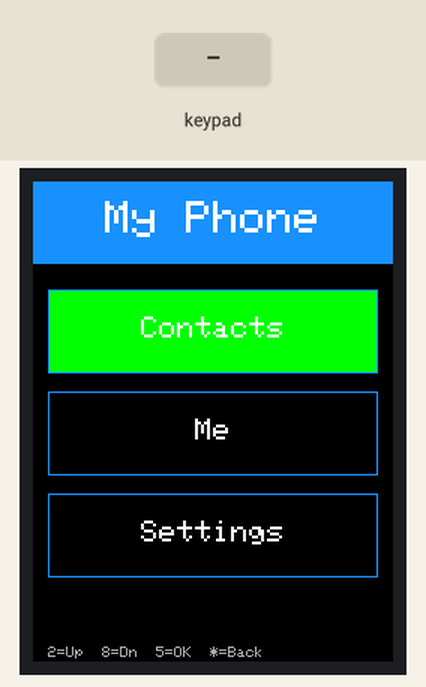
The sketch below on a simulated Arduino Uno, built with avr-gcc and run on an emulated ATmega328P. Shown: 240×320 colour display. The test bench sets the inputs (shaded band). What the sketch prints to the serial monitor is not drawn.

Above: at 1.5 s.
1.6 s: keypad keys 7 6 5 4 * pressed 0.4 s apart
At 2.8 s:
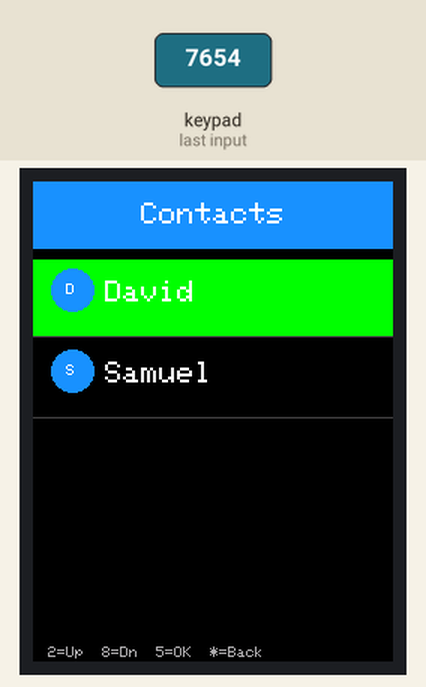
5.1 s: key '2' pressed
At 6.1 s:
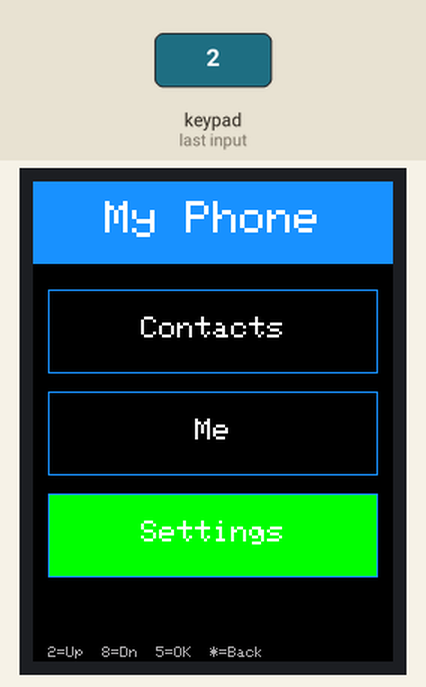
6.7 s: key '5' pressed
At 7.4 s:
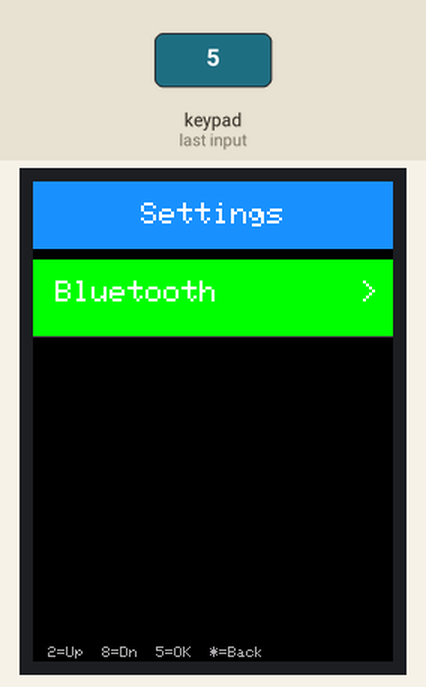
8.3 s: key '*' pressed
At 9.6 s:
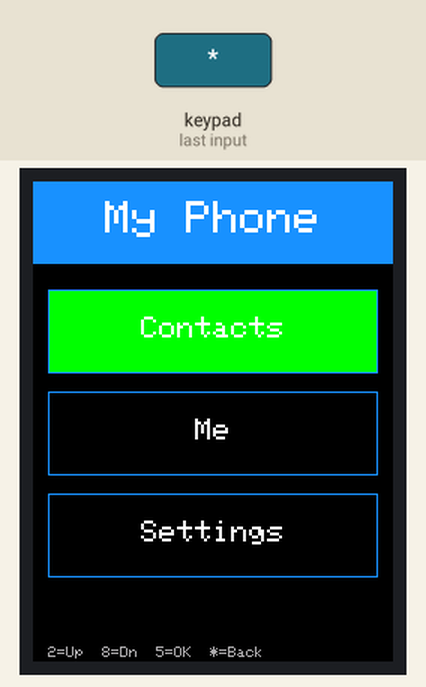
9.9 s: keypad keys 8 / 2 = pressed 0.4 s apart
At 10.5 s:
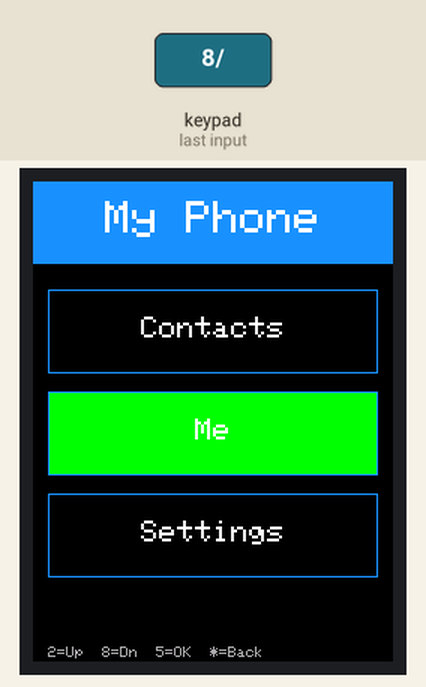
Timing chart, 0 to 12.9 s (numbered marks = the images above; inputs shaded):
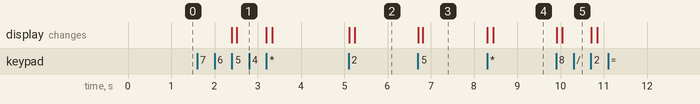

Measured:
- after the input at 1.6 s, the display: first changes after 0.80 s (image 1 shows a later state)
- after the input at 5.1 s, the display: first changes at once (image 2 shows a later state)
- after the input at 6.7 s, the display: first changes at once (image 3 shows a later state)
- after the input at 8.3 s, the display: first changes at once (image 4 shows a later state)
- after the input at 9.9 s, the display: first changes at once (image 5 shows a later state)

The sketch:

main.ino
```cpp
#include <Adafruit_GFX.h>
#include <Adafruit_ILI9341.h>
#include <Keypad.h>


#define TFT_CS   10
#define TFT_DC   9
#define TFT_RST  8

Adafruit_ILI9341 tft = Adafruit_ILI9341(TFT_CS, TFT_DC, TFT_RST);


const byte ROWS = 4;
const byte COLS = 4;

char Keys[ROWS][COLS] = {
  {'1', '2', '3', '+'},
  {'4', '5', '6', '-'},
  {'7', '8', '9', '*'},
  {'C', '0', '=', '/'}
};

byte rowPins[ROWS] = {7, 6, 5, 4};
byte colPins[COLS] = {3,  2, A4, A5};

Keypad customKeypad = Keypad(makeKeymap(Keys), rowPins, colPins, ROWS, COLS);


#define COLOR_BG     0x0000
#define COLOR_HEADER 0x1C9F
#define COLOR_SELECT 0x07E0
#define COLOR_TEXT   0xFFFF
#define COLOR_DIM    0xAD55
#define COLOR_DIV    0x4208


enum Screen {
  HOME,
  CONTACTS,
  ME,
  SETTINGS
};

Screen currentScreen  = HOME;
Screen previousScreen = HOME;
int selectedIndex     = 0;
int detailIndex       = 0;


const char* homeItems[] = {"Contacts", "Me", "Settings"};
const int   homeCount   = 3;

const char* contactNames[] = {"David", "Samuel"};
const int   contactCount   = 2;

const char* settingItems[] = {"Bluetooth"};
const int   settingCount   = 1;

const char* MeDetails[] = {"omoo", "I DID THIS", "STRESS", "I DID IT"};
const int   MeCount     = 4;


void drawHeader(const char* title) {
  tft.fillRect(0, 0, 240, 45, COLOR_HEADER);
  tft.setTextColor(COLOR_TEXT);
  tft.setTextSize(2);
  int tx = (240 - strlen(title) * 12) / 2;
  tft.setCursor(tx > 0 ? tx : 4, 14);
  tft.print(title);
  Serial.println("Header drawn");
}

void drawNavHint() {
  tft.setTextColor(COLOR_DIM);
  tft.setTextSize(1);
  tft.setCursor(10, 310);
  tft.print("2=Up  8=Dn  5=OK  *=Back");
  Serial.println("NavHint drawn");
}

void drawBackHint() {
  tft.setTextColor(COLOR_DIM);
  tft.setTextSize(1);
  tft.setCursor(10, 310);
  tft.print("* = Back");
  Serial.println("BackHint drawn");
}


void drawHome() {
  tft.fillScreen(COLOR_BG);
  tft.fillRect(0, 0, 240, 55, COLOR_HEADER);
  tft.setTextColor(COLOR_TEXT);
  tft.setTextSize(3);
  tft.setCursor(48, 13);
  tft.print("My Phone");


  for (int i = 0; i < homeCount; i++) {
    int y = 72 + i * 68;
    uint16_t bg = (i == selectedIndex) ? COLOR_SELECT : COLOR_BG;
    tft.fillRect(10, y, 220, 56, bg);
    tft.drawRect(10, y, 220, 56, COLOR_HEADER);
    tft.setTextColor(COLOR_TEXT);
    tft.setTextSize(2);
    int tx = (240 - strlen(homeItems[i]) * 12) / 2;
    tft.setCursor(tx, y + 18);
    tft.print(homeItems[i]);
    Serial.println("Home drawn");
  }
  drawNavHint();
}

void drawContacts() {
  tft.fillScreen(COLOR_BG);
  drawHeader("Contacts");

  for (int i = 0; i < contactCount; i++) {
    int y = 52 + i * 54;
    if (i == selectedIndex) tft.fillRect(0, y, 240, 52, COLOR_SELECT);
    tft.fillCircle(26, y + 20, 14, COLOR_HEADER);
    tft.setTextColor(COLOR_TEXT);
    tft.setTextSize(1);
    tft.setCursor(22, y + 16);
    tft.print(contactNames[i][0]);
    tft.setTextSize(2);
    tft.setCursor(48, y + 14);
    tft.print(contactNames[i]);
    tft.drawLine(0, y + 51, 240, y + 51, COLOR_DIV);
    Serial.println("contacts drawn");
  }
  drawNavHint();
}

void drawSettings() {
  tft.fillScreen(COLOR_BG);
  drawHeader("Settings");

  for (int i = 0; i < settingCount; i++) {
    int y = 52 + i * 54;
    if (i == selectedIndex) tft.fillRect(0, y, 240, 52, COLOR_SELECT);
    tft.setTextColor(COLOR_TEXT);
    tft.setTextSize(2);
    tft.setCursor(15, y + 14);
    tft.print(settingItems[i]);
    tft.setCursor(218, y + 14);
    tft.print(">");
    tft.drawLine(0, y + 51, 240, y + 51, COLOR_DIV);
    Serial.println("Settings drawn");
  }
  drawNavHint();
}

void drawMe() {
  tft.fillScreen(COLOR_BG);
  drawHeader("Me");

  tft.fillCircle(120, 110, 45, COLOR_HEADER);
  tft.setTextColor(COLOR_TEXT);
  tft.setTextSize(3);
  tft.setCursor(107, 96);
  tft.print("Z");

  tft.setTextSize(2);
  tft.setTextColor(COLOR_TEXT);
  tft.setCursor(70, 165);
  tft.print("Zion Dev");

  tft.drawLine(10, 190, 230, 190, COLOR_DIV);

  tft.setTextSize(1);
  tft.setTextColor(COLOR_DIM);
  tft.setCursor(15, 200);
  tft.print("Status");
  tft.setTextColor(COLOR_TEXT);
  tft.setTextSize(2);
  tft.setCursor(15, 213);
  tft.print("zion and AI did this shit ");

  tft.drawLine(10, 238, 230, 238, COLOR_DIV);

  tft.setTextSize(1);
  tft.setTextColor(COLOR_DIM);
  tft.setCursor(15, 248);
  tft.print("Phone");
  tft.setTextColor(COLOR_TEXT);
  tft.setTextSize(2);
  tft.setCursor(15, 261);
  tft.print("+234 000 0000");
  Serial.println("Me drawn");

  drawBackHint();
}


void drawScreen(Screen s) {
  switch (s) {
    case HOME:     drawHome();     break;
    case CONTACTS: drawContacts(); break;
    case ME:       drawMe();       break;
    case SETTINGS: drawSettings(); break;
  }
}


int listCount(Screen s) {
  if (s == CONTACTS) return contactCount;
  if (s == ME)       return MeCount;
  if (s == SETTINGS) return settingCount;
  return homeCount;
}


bool isDetail(Screen s) {
  return false;
}

void handleKey(char key) {
  if (key == '*') {
    selectedIndex = 0;
    currentScreen = (currentScreen != HOME) ? HOME : HOME;
    drawScreen(currentScreen);
    return;
  }

  int count = listCount(currentScreen);

  if (key == '2') {
    selectedIndex = (selectedIndex - 1 + count) % count;
    drawScreen(currentScreen);
  }
  else if (key == '8') {
    selectedIndex = (selectedIndex + 1) % count;
    drawScreen(currentScreen);
  }
  else if (key == '5') {
    detailIndex    = selectedIndex;
    previousScreen = currentScreen;
    if (currentScreen == HOME) {
      if      (selectedIndex == 0) currentScreen = CONTACTS;
      else if (selectedIndex == 1) currentScreen = ME;
      else if (selectedIndex == 2) currentScreen = SETTINGS;
      selectedIndex = 0;
    }
    drawScreen(currentScreen);
  }
}


void setup() {
  Serial.begin(115200);
  tft.begin();
  tft.setRotation(0);
  tft.fillScreen(COLOR_BG);
  drawScreen(HOME);
}

void loop() {
  char key = customKeypad.getKey();
  if (key) {
    Serial.print("Key pressed: ");
    Serial.println(key);
    handleKey(key);
  }
}
```
